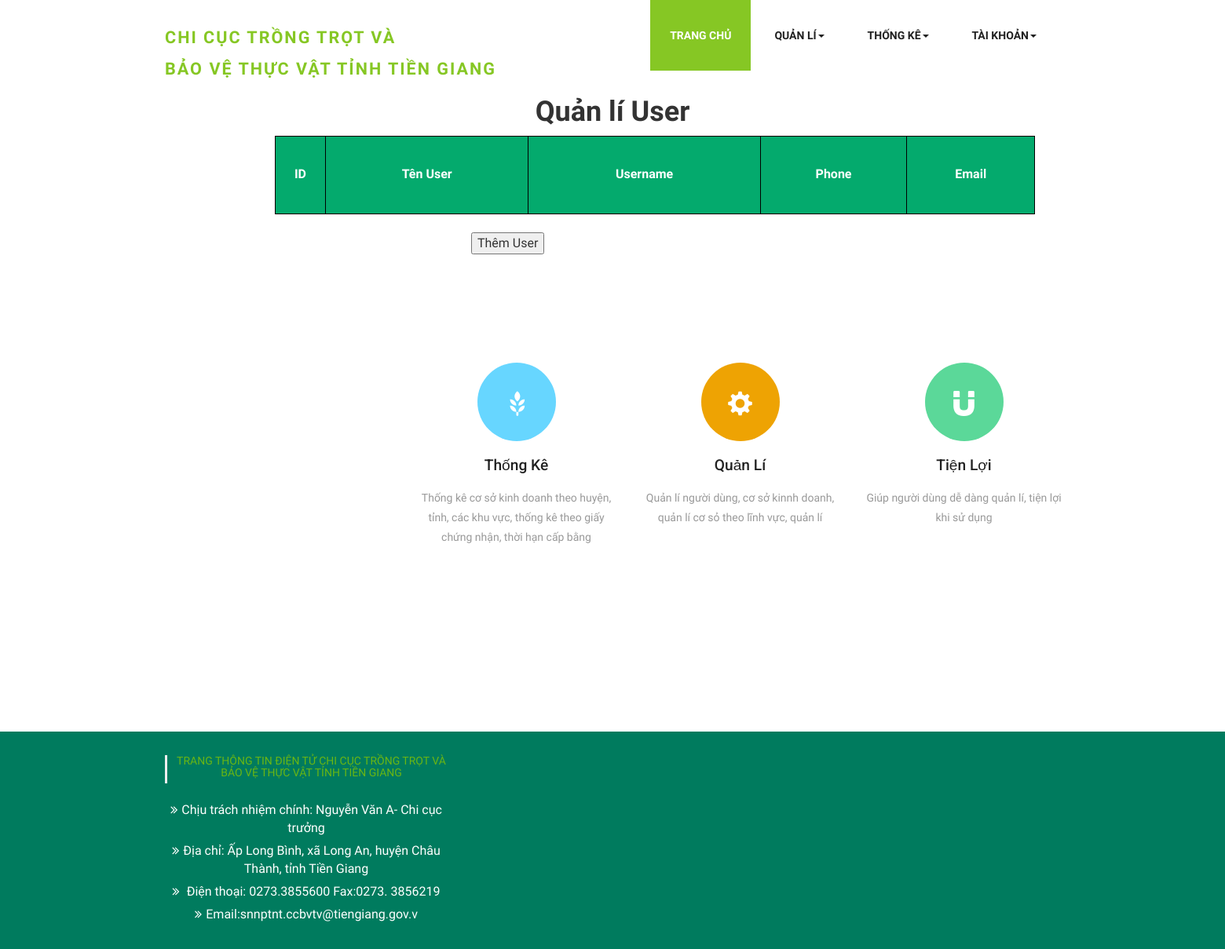
Page /quanlyUser.php on the earlier database version.
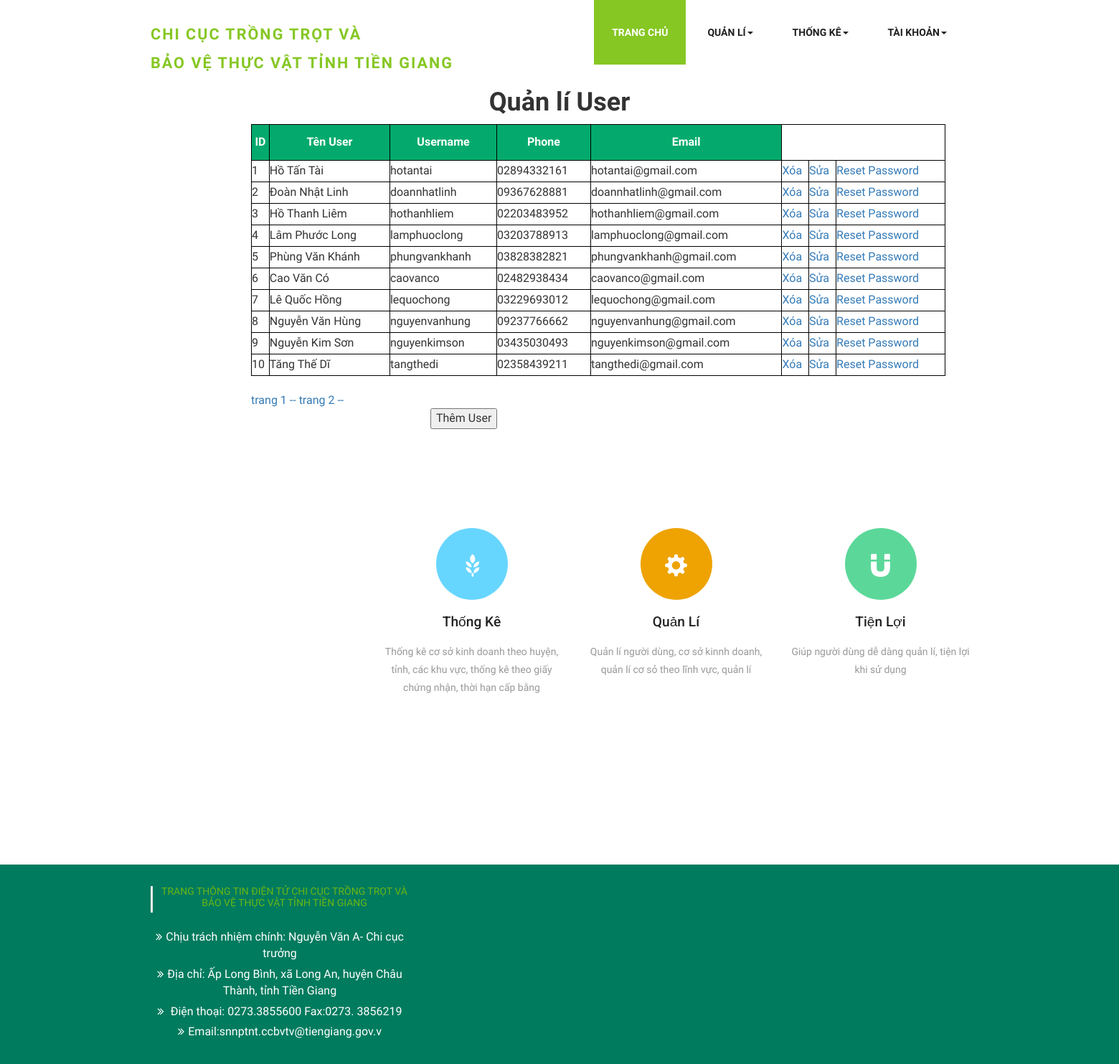
Same page on the later database version.
### tables this page shows
CREATE TABLE `user` (
  `id_user` int(11) NOT NULL,
  `mavaitro` int(5) DEFAULT NULL,
  `username` char(50) NOT NULL,
  `password` varchar(32) NOT NULL,
  `ten_user` char(50) NOT NULL,
  `gioi_tinh` int(32) NOT NULL,
  `sdt_user` char(11) NOT NULL,
  `mail_user` char(50) NOT NULL,
  `user_thaotac` varchar(45) NOT NULL,
  `trangthai` int(11) NOT NULL
);

### quanlyUser.php (the view, shortened to what the changed rows need)
<?php
$trang ='';
if(isset($_GET['trang'])){
    $trang = $_GET['trang'];
    settype($trang,"int");
}else{
    $trang =1;
}
?>
<!DOCTYPE html>
    <html>
        <head>
            <link href="css/bootstrap.css" rel="stylesheet" type="text/css" media="all" />
            <link rel="stylesheet" href="css/style.css" type="text/css" media="all" />
            <link href="css/font-awesome.css" rel="stylesheet">
            <link href='css/immersive-slider.css' rel='stylesheet' type='text/css'>
            <link rel="stylesheet" href="css/jquery.flipster.css">
     </head>
     <body>
        <div class="header">
            <div class="container">
                <nav class="navbar navbar-default">
                    <div class="navbar-header">
                        <div class="w3layouts-logo">
                            <h1><a href="index.html"><span>CHI CỤC TRỒNG TRỌT VÀ <br>
                                        BẢO VỆ THỰC VẬT TỈNH TIỀN GIANG</span></a></h1>
                        </div>
                    </div>
                </nav>
            </div>
            <h1 style="text-align: center;"><b>Quản lí User</b></h1>
            <div style="margin-left: 350px;">
                <table border="1">
                    <tr>
                        <th>ID</th>
                        <th>Tên User</th>
                        <th>Username</th>
                        <th>Phone</th>
                        <th>Email</th>
                    </tr>
                    <?php
                    require 'connect.php';
                    $sotin1trang = 10;
                    $from = ($trang - 1) * 10;
                    $query=mysqli_query($conn,"SELECT * from user where mavaitro=1 and trangthai =0 ORDER BY id_user DESC LIMIT $from , $sotin1trang ");
                    $i = 0;
                    while($row=mysqli_fetch_array($query)){
                        $i++;
                    ?>
                    <tr>
                        <td><?php echo $i; ?></td>
                        <td><?php echo $row['ten_user']; ?></td>
                        <td><?php echo $row['username']; ?></td>
                        <td><?php echo $row['sdt_user']; ?></td>
                        <td><?php echo $row['mail_user']; ?></td>
                        <td><a href="xulyxoauser.php?id_user=<?php echo $row['id_user']; ?>">Xóa</a></td>
                        <td><a href="edituser.php?id_user=<?php echo $row['id_user']; ?>">Sửa</a></td>
                        <td>
                            <a href="resetpassword.php?id_user=<?php echo $row['id_user']; ?>">Reset Password</a></td>
                    </tr>
                <?php
                }
                ?>
                </table>
                <br>
                <?php
                    require 'connect.php';
                    $x = mysqli_query($conn,"SELECT id_user from user where mavaitro = '1' and trangthai = 0 ");
                    $tongsotin = mysqli_num_rows($x);
                    $sotrang = ceil( $tongsotin / $sotin1trang);
                    for($t=1 ; $t <= $sotrang   ; $t++){
                            echo "<a href='quanlyUser.php?trang=$t'> trang $t --</a> ";
                    }
                ?>
                <p style="margin-left: 250px;"><button onclick="document.location='taomoiuser.php'">Thêm User</button></p>
            </div>
    </body>
    </html>

Differences in the rows shown:
now on this page (row edited): user: ten_user "Hồ Tấn Tài", username "hotantai", sdt_user "02894332161", mail_user "hotantai@gmail.com"
now on this page (row edited): user: ten_user "Đoàn Nhật Linh", username "doannhatlinh", sdt_user "09367628881", mail_user "doannhatlinh@gmail.com"
now on this page (row edited): user: ten_user "Hồ Thanh Liêm", username "hothanhliem", sdt_user "02203483952", mail_user "hothanhliem@gmail.com"
now on this page (row edited): user: ten_user "Lâm Phước Long", username "lamphuoclong", sdt_user "03203788913", mail_user "lamphuoclong@gmail.com"
now on this page (row edited): user: ten_user "Phùng Văn Khánh", username "phungvankhanh", sdt_user "03828382821", mail_user "phungvankhanh@gmail.com"
now on this page (row edited): user: ten_user "Cao Văn Có", username "caovanco", sdt_user "02482938434", mail_user "caovanco@gmail.com"
now on this page (row edited): user: ten_user "Lê Quốc Hồng", username "lequochong", sdt_user "03229693012", mail_user "lequochong@gmail.com"
now on this page (row edited): user: ten_user "Nguyễn Văn Hùng", username "nguyenvanhung", sdt_user "09237766662", mail_user "nguyenvanhung@gmail.com"
now on this page (row edited): user: ten_user "Nguyễn Kim Sơn", username "nguyenkimson", sdt_user "03435030493", mail_user "nguyenkimson@gmail.com"
now on this page (row edited): user: ten_user "Tăng Thế Dĩ", username "tangthedi", sdt_user "02358439211", mail_user "tangthedi@gmail.com"
Other differences:
new list line: "trang 1 --"
new list line: "trang 2 --"
